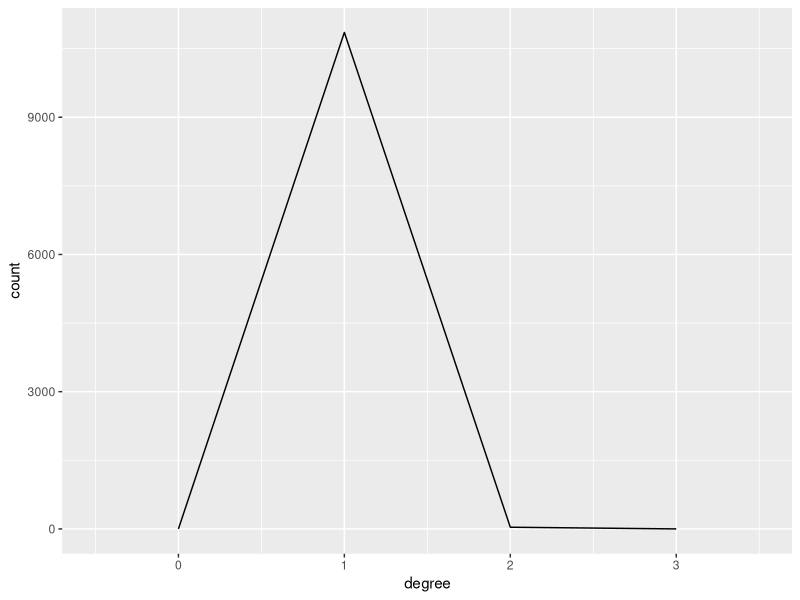

This figure's R source:
## ---- chunk 1
#| label: setup
#| include: false

library(tidyverse)
library(readr)

# load nodes produced by analysis
nodes <- read_csv('output/nodes.csv', show_col_types = FALSE)
smaller <- nodes %>% filter(degree <= 2)
## ---- chunk 2
#| label: plot-fewer-twinned-cities
#| echo: false

smaller |>
  ggplot(aes(x=degree))+geom_freqpoly(binwidth=1)
